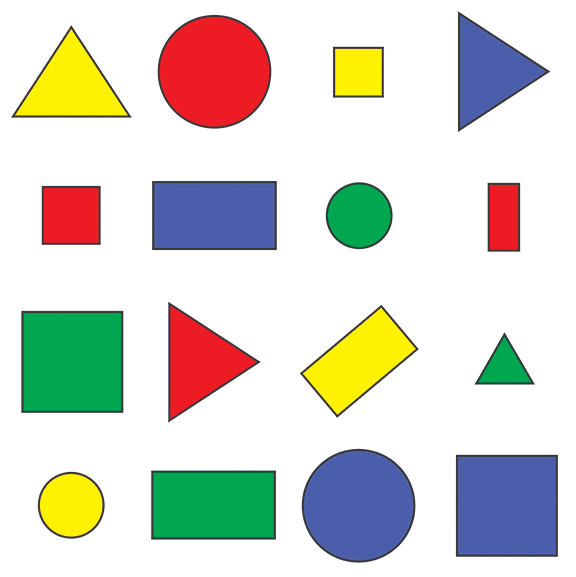
#> input picture resources/shapes.png, 576 x 577 px, found by its file name
$ python segmentation.py
#> lines starting #> are read from the running program, lines starting #| are printed output that depends on the picture; after the words box and inside, x2 and y2 are one past the last pixel; in counts of white or black regions, pixels touching at a corner belong together
import cv2
import numpy as np

def get_contours(img, img_contours):
    contours, hierarchy = cv2.findContours(img, cv2.RETR_EXTERNAL, cv2.CHAIN_APPROX_NONE)
    for cnt in contours:
        area = cv2.contourArea(cnt)
        perimeter = cv2.arcLength(cnt, True)
        approx = cv2.approxPolyDP(cnt, 0.02 * perimeter, True)
        x, y, w, h = cv2.boundingRect(approx)
        cv2.drawContours(img_contours, cnt, -1, (64, 24, 31), 4)
        cv2.rectangle(img_contours, (x, y), (x + w, y + h), (12, 145, 198), 2)

img = cv2.imread('resources/shapes.png')
#> img is the input picture: shape (577, 576, 3); mean B, G, R 205.1, 214.3, 214.2
img_gray = cv2.cvtColor(img, cv2.COLOR_BGR2GRAY)
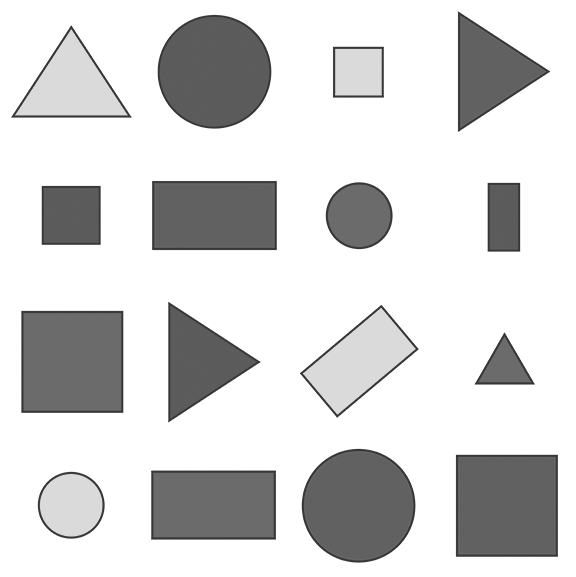
#> img_gray: shape (577, 576); min 54, max 255, mean 213.2
img_blur = cv2.GaussianBlur(img_gray, (7,7), 1)
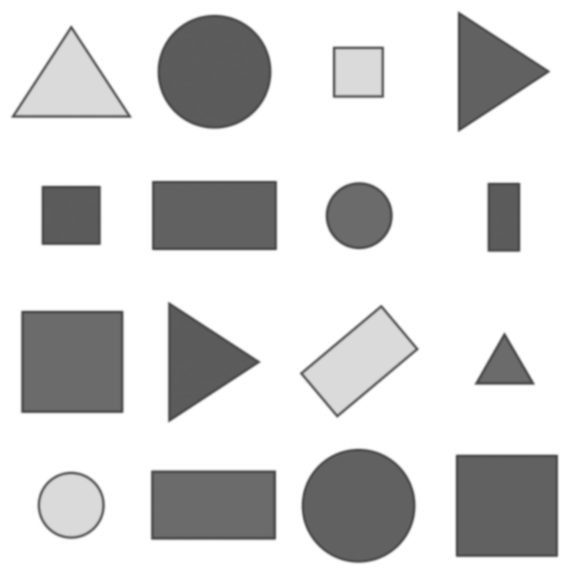
#> img_blur: shape (577, 576); min 72, max 255, mean 213.2
img_canny = cv2.Canny(img_blur, 50, 50)
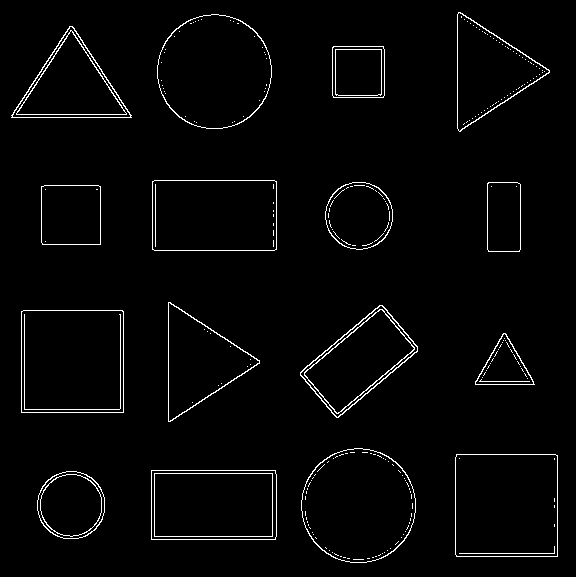
#> img_canny: shape (577, 576); 2.4% white in thin lines or dots

img_contours = img.copy()
get_contours(img_canny, img_contours)
#> in get_contours, `contours, hierarchy = cv2.findContours(img, cv2.RETR_EXTERNAL, cv2.CHA..`: contours = 16 contours; largest, box (x1, y1, x2, y2) and area: (21, 310, 124, 413) 10402, (455, 454, 558, 557) 10398, (301, 448, 416, 563) 10236, (157, 14, 272, 129) 10234, (152, 180, 277, 251) 8674
#> the loop in get_contours, `for cnt in contours:` made 16 passes
#> (area, perimeter, approx, x, y, w, h) on passes 2, 3, 5, 6, 7, 8, 9, 10: (8619, 386.8, [[151, 470], [151, 539], [275, 539], [275, 470]], 151, 470, 125, 70), (10398.5, 406.2, [[456, 454], [456, 556], [557, 556], [557, 455]], 456, 454, 102, 103), (1612.5, 186.6, [[503, 333], [475, 384], [534, 384]], 475, 333, 60, 52), (10402, 406.8, [[21, 311], [21, 412], [123, 412], [122, 310]], 21, 310, 103, 103), (6389, 338.5, [[382, 305], [300, 372], [336, 417], [417, 351]], 300, 305, 118, 113), (5629, 352, [[168, 302], [170, 421], [259, 360]], 168, 302, 92, 120), (3475.5, 234.2, [[41, 186], [42, 244], [100, 244], [100, 186]], 41, 186, 60, 59), (2270.5, 201.1, [[488, 182], [487, 249], [519, 251], [520, 184]], 487, 182, 34, 70)
#> (area, perimeter, x, y, w, h) on passes 1, 4, 11, 15: (3593.5, 224.1, 37, 471, 68, 68), (10236, 378.7, 301, 448, 115, 115), (3552.5, 222.9, 325, 182, 68, 68), (10234, 378.7, 157, 15, 114, 114)
#> after the loop in get_contours, `for cnt in contours:`:
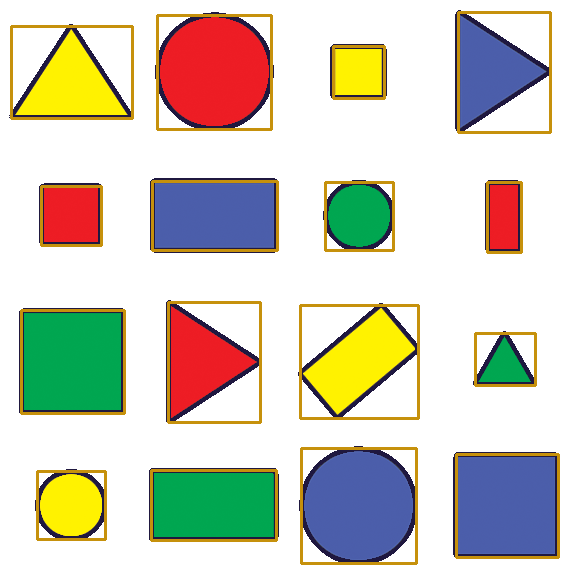
#> img_contours: shape (577, 576, 3); 9.09% of pixels changed, all inside (x1, y1, x2, y2) = (9, 10, 560, 565)

images = np.concatenate((img, img_contours), axis=1)
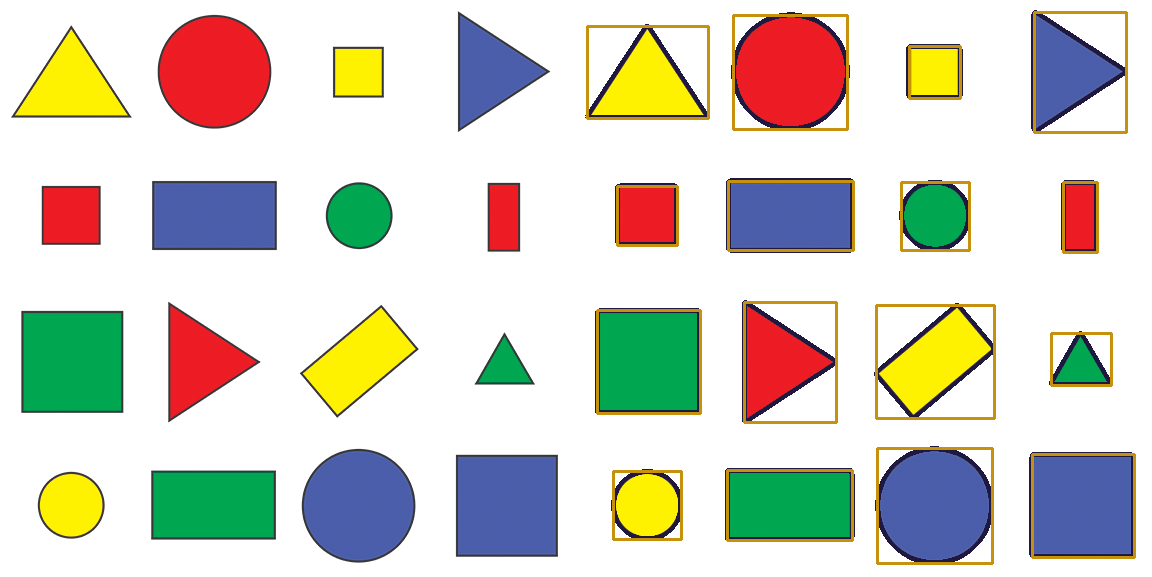
#> images: shape (577, 1152, 3); mean B, G, R 198.1, 209.8, 211.3
cv2.imshow('images', images)
cv2.imshow('img_canny', img_canny)

cv2.waitKey(0)
cv2.destroyAllWindows()
